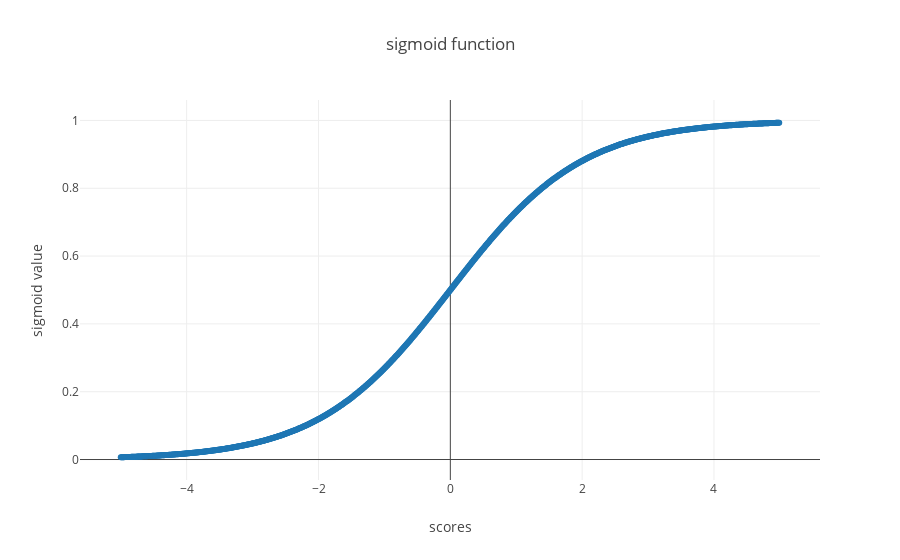

Notebook cell for this chart:
### Code cell
from graph import trace_values, plot
x_values = [scaled_x/100 for scaled_x in list(range(-500, 500))]
y_values = [sigmoid(x) for x in x_values]

sigmoid_trace = trace_values(x_values, y_values)
plot([sigmoid_trace], {'title': 'sigmoid function', 'xaxis': {'title': 'scores'}, 'yaxis': {'title': 'sigmoid value'}})

### Figure 1 — Plotly figure (JSON) as saved in the notebook; plotly's stock layout.template omitted (floating-point values rounded to 4 significant figures; data arrays with more than 128 entries replaced by an {"elided": "..."} marker saying what was removed)
{"data": [{"mode": "markers", "name": "data", "text": [], "type": "scatter", "uid": "42c7de8f-7099-432f-98d7-01ecb3e22804", "x": {"elided": "1000 float values"}, "y": {"elided": "1000 float values"}}], "layout": {"autosize": true, "title": {"text": "sigmoid function"}, "xaxis": {"autorange": true, "range": [-5.667, 5.657], "title": {"text": "scores"}, "type": "linear"}, "yaxis": {"autorange": true, "range": [-0.06557, 1.066], "title": {"text": "sigmoid value"}, "type": "linear"}}}
